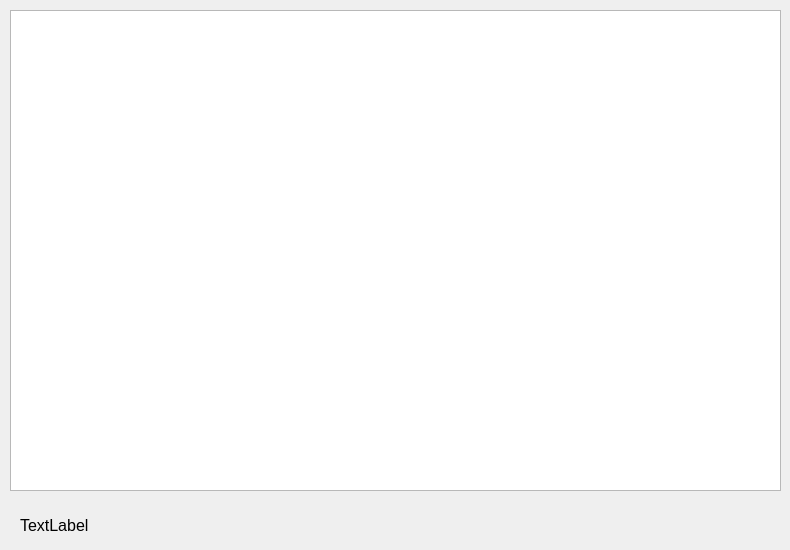
<?xml version="1.0" encoding="UTF-8"?>
<ui version="4.0">
 <class>Dialog</class>
 <widget class="QDialog" name="Dialog">
  <property name="geometry">
   <rect>
    <x>0</x>
    <y>0</y>
    <width>790</width>
    <height>550</height>
   </rect>
  </property>
  <property name="windowTitle">
   <string>Dialog</string>
  </property>
  <widget class="QTableWidget" name="tableWidget">
   <property name="geometry">
    <rect>
     <x>10</x>
     <y>10</y>
     <width>771</width>
     <height>481</height>
    </rect>
   </property>
   <property name="rowCount">
    <number>0</number>
   </property>
   <property name="columnCount">
    <number>0</number>
   </property>
  </widget>
  <widget class="QLabel" name="win_label">
   <property name="geometry">
    <rect>
     <x>20</x>
     <y>510</y>
     <width>661</width>
     <height>31</height>
    </rect>
   </property>
   <property name="font">
    <font>
     <pointsize>12</pointsize>
    </font>
   </property>
   <property name="text">
    <string>TextLabel</string>
   </property>
  </widget>
 </widget>
 <resources/>
 <connections/>
</ui>
